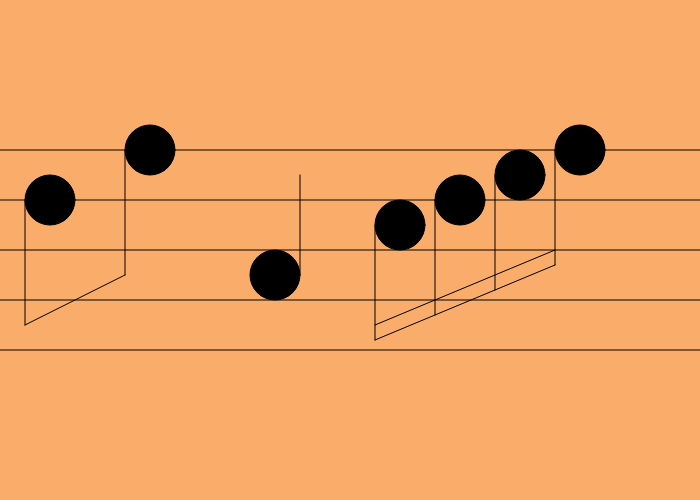
Frame 1 (no input)
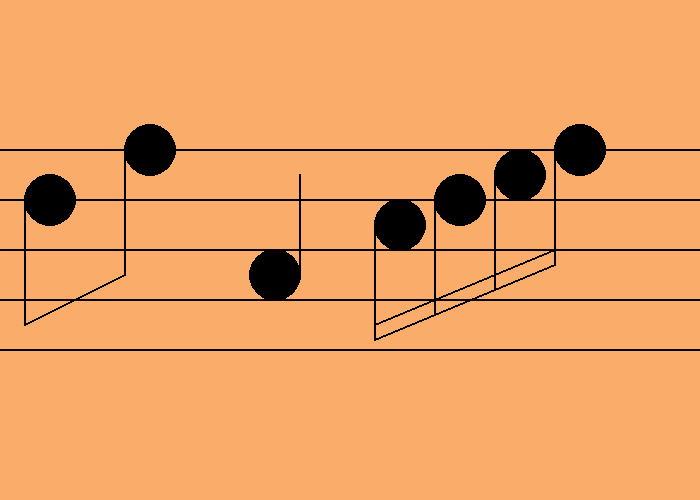
Frame 60 (no input)
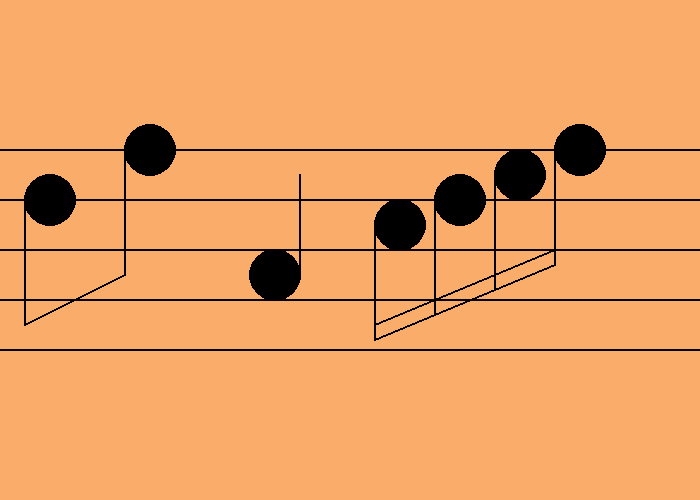
Frame 120 (the mouse pressed at the canvas centre since frame 60)

The p5.js sketch that drew these frames (run headless with seeded random() and noise() and a simulated clock; from frame 60 on, the mouse is pressed at the canvas centre):

// p5.js sketch
// ── sketch.js
var num = 250;
var num2 = 173;
var num3 = 106;
var base = 350;
var start = 0
var end = 700

function setup() {
    createCanvas(700,500);
    background(num,num2,num3);
    fill(0,0,0);
    
}

function draw() {
  //line( start_x, start_y, end_x, end_y )
    line(start,base,end,base);
    line(start,base - 50,end,base - 50);
    line(start,base - 100,end,base - 100);
    line(start,base - 150,end,base - 150);
    line(start,base - 200,end,base - 200);
    
    ellipse(50,200,50,50);
    ellipse(150,150,50,50);
    line(25,200,25,325);
    line(125,150,125,275);
    line(25,325,125,275);
    
    ellipse(275,275,50,50);
    line(300,275,300,175);
    
    ellipse(400,225,50,50);
    ellipse(460,200,50,50);
    ellipse(520,175,50,50);
    ellipse(580,150,50,50);
    
    line(375,225,375,340);
    line(435,200,435,315);
    line(495,175,495,290);
    line(555,150,555,265);
    line(375,340,555,265);
    line(375,325,555,250);
    
}
